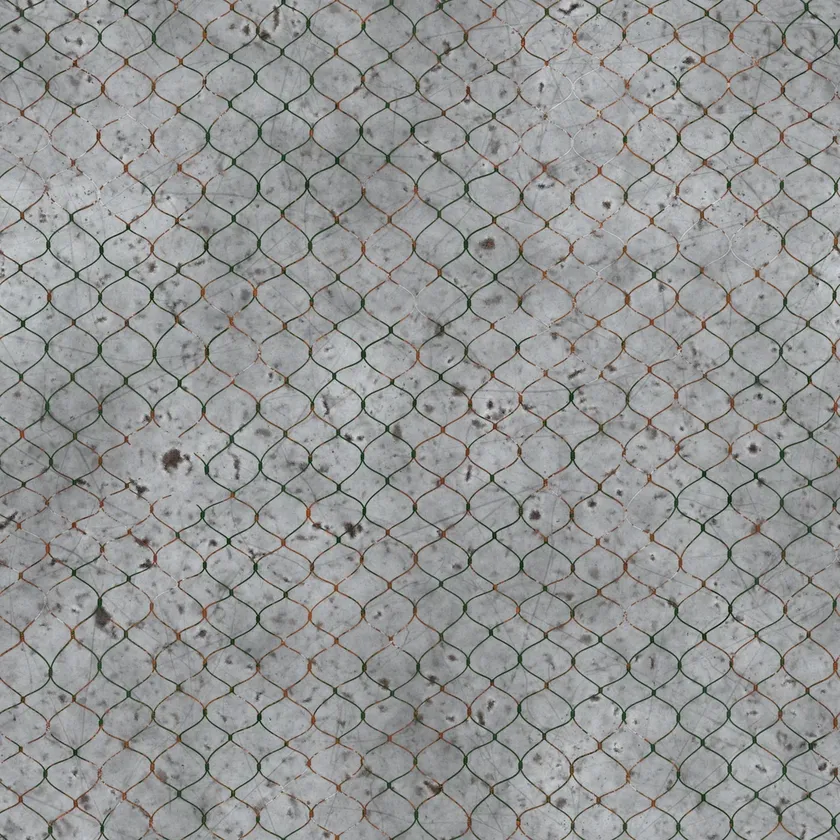
#> input picture game/assets/decals/Fence006/Fence006_1K-PNG_Color.webp, 840 x 840 px, shrunk from 1024 x 1024 before the run
$ python stats.py ../game/assets/decals/Fence006/Fence006_1K-PNG_Color.webp
#> lines starting #> are read from the running program, lines starting #| are printed output that depends on the picture
# Estadísticas de imagen para calibrar el grading contra las referencias: percentiles de luma, saturación media, viñeta.
import sys
from PIL import Image
import numpy as np
for f in sys.argv[1:]:
    im = np.asarray(Image.open(f).convert('RGB')).astype(np.float32) / 255
    h, w, _ = im.shape
#> h = 840; w = 840
    # recorta barras negras (letterbox)
    rows = np.where(im.mean(axis=(1, 2)) > 0.02)[0]; im = im[rows.min():rows.max() + 1]
#> after `rows = np.where(im.mean(axis=(1, 2)) > 0.02)[0]`: rows = 840 values from 0 to 839
    h = im.shape[0]
    l = im @ np.array([0.2126, 0.7152, 0.0722], dtype=np.float32)
    mx, mn = im.max(2), im.min(2); sat = np.where(mx > 0.05, (mx - mn) / np.maximum(mx, 1e-3), 0)
#> after `sat = np.where(mx > 0.05, (mx - mn) / np.maximum(mx, 0.001), 0)`:
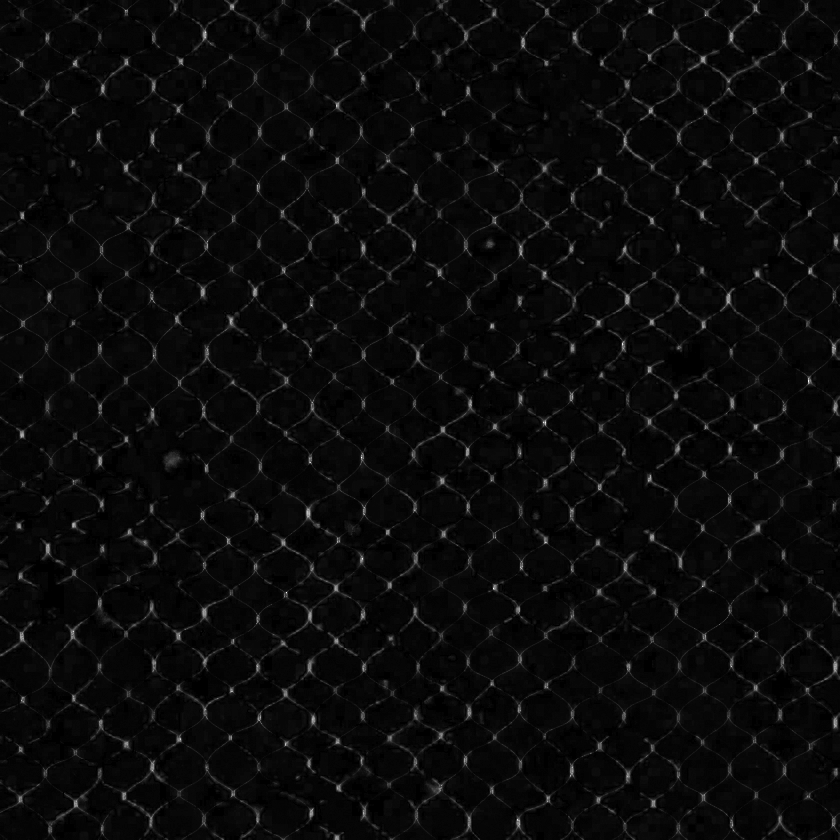
#> sat: shape (840, 840) float32; min 0, max 1, mean 0.0415
    c = l[h // 4:3 * h // 4, w // 4:3 * w // 4]
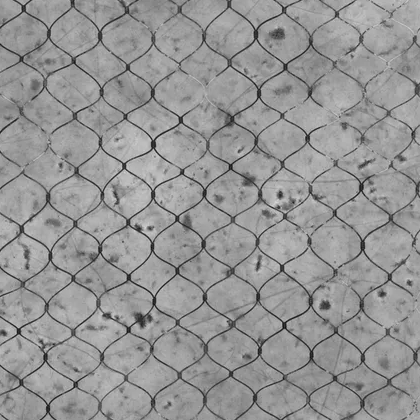
#> c: shape (420, 420) float32; min 0.0468, max 0.845, mean 0.587
    edge = np.concatenate([l[:, :w // 10].ravel(), l[:, -w // 10:].ravel()])
    p = np.percentile(l, [2, 10, 25, 50, 75, 90, 98])
#> p = [0.242, 0.458, 0.566, 0.615, 0.65, 0.68, 0.717]
    print(f"{f.split('/')[-1][:24]:24s} p2 {p[0]:.2f} p10 {p[1]:.2f} p25 {p[2]:.2f} p50 {p[3]:.2f} p75 {p[4]:.2f} p90 {p[5]:.2f} p98 {p[6]:.2f} | <0.08: {100*(l<0.08).mean():4.0f}% | sat {sat.mean():.2f} | borde/centro {edge.mean()/max(c.mean(),1e-3):.2f}")
#| Fence006_1K-PNG_Color.we p2 0.24 p10 0.46 p25 0.57 p50 0.61 p75 0.65 p90 0.68 p98 0.72 | <0.08:    0% | sat 0.04 | borde/centro 1.00
